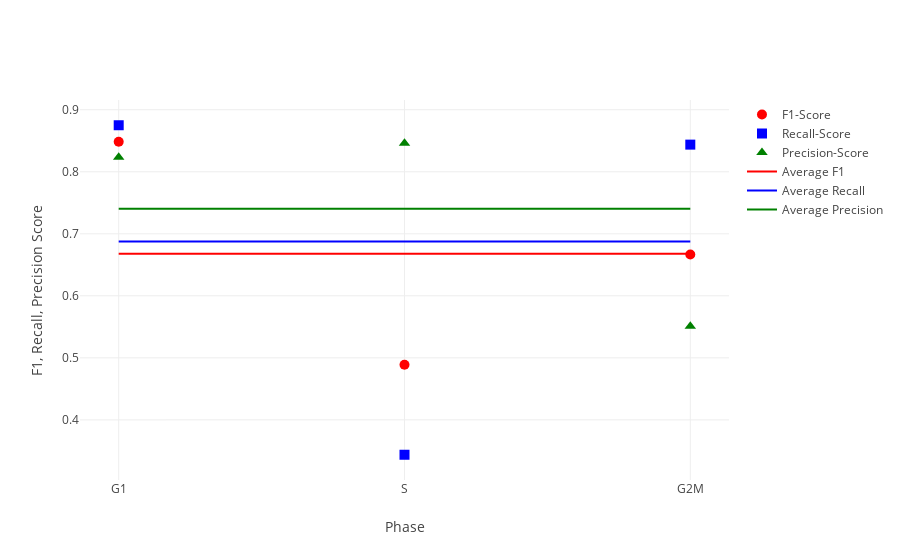

Write notebook code for a chart like this one.
### Code cell
EMATB6142_labels = list(['G1'] * 32) + list(['S'] * 32) + list(['G2M'] * 32)
EMATB6142_evaluation = helper.evaluate_prediction(EMATB6142_prediction_table, EMATB6142_labels)
helper.plot_evaluation(*EMATB6142_evaluation, xaxis=["G1","S","G2M"], xaxislbl="Phase", average=True)

### Figure 1 — Plotly figure (JSON) as saved in the notebook; plotly's stock layout.template omitted (floating-point values rounded to 4 significant figures)
{"data": [{"marker": {"color": "red", "size": 10, "symbol": "circle"}, "mode": "markers", "name": "F1-Score", "type": "scatter", "x": ["G1", "S", "G2M"], "y": [0.8485, 0.4889, 0.6667]}, {"marker": {"color": "blue", "size": 10, "symbol": "square"}, "mode": "markers", "name": "Recall-Score", "type": "scatter", "x": ["G1", "S", "G2M"], "y": [0.875, 0.3438, 0.8438]}, {"marker": {"color": "green", "size": 10, "symbol": "triangle-up"}, "mode": "markers", "name": "Precision-Score", "type": "scatter", "x": ["G1", "S", "G2M"], "y": [0.8235, 0.8462, 0.551]}, {"marker": {"color": "red", "size": 10}, "mode": "lines", "name": "Average F1", "type": "scatter", "x": ["G1", "S", "G2M"], "y": [0.668, 0.668, 0.668]}, {"marker": {"color": "blue", "size": 10}, "mode": "lines", "name": "Average Recall", "type": "scatter", "x": ["G1", "S", "G2M"], "y": [0.6875, 0.6875, 0.6875]}, {"marker": {"color": "green", "size": 10}, "mode": "lines", "name": "Average Precision", "type": "scatter", "x": ["G1", "S", "G2M"], "y": [0.7402, 0.7402, 0.7402]}], "layout": {"title": "", "xaxis": {"title": "Phase"}, "yaxis": {"title": "F1, Recall, Precision Score"}}}
